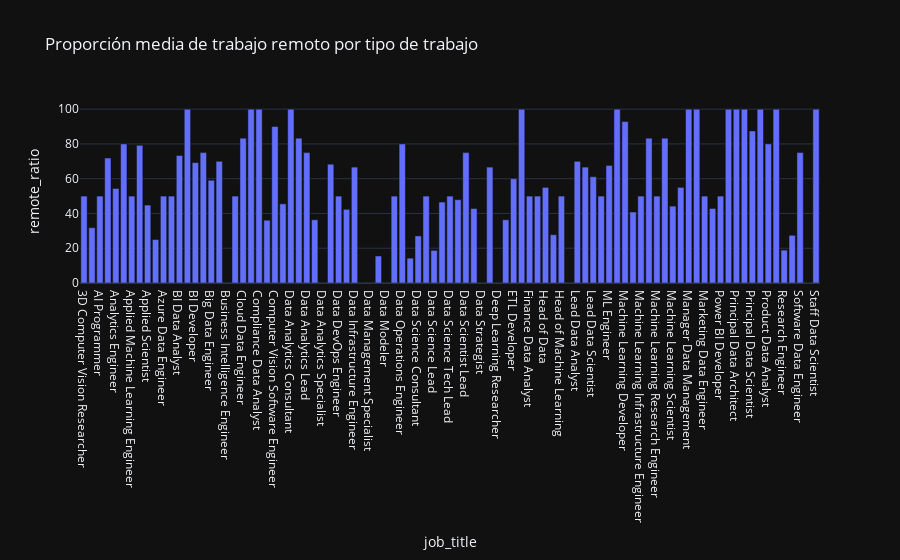

Notebook code for this chart:
### Markdown cell above
¿Cuál es la proporción de trabajo remoto entre diferentes roles de trabajo?

### Code cell
average_remote_ratio_per_job = df.groupby('job_title')['remote_ratio'].mean().reset_index()

fig = px.bar(average_remote_ratio_per_job, x='job_title', y='remote_ratio', 
             title='Proporción media de trabajo remoto por tipo de trabajo', 
             template="plotly_dark", 
             orientation='v')
fig.show()

### Figure 1 — Plotly figure (JSON) as saved in the notebook; plotly's stock layout.template omitted (floating-point values rounded to 4 significant figures)
{"data": [{"alignmentgroup": "True", "hovertemplate": "job_title=%{x}<br>remote_ratio=%{y}<extra></extra>", "legendgroup": "", "marker": {"color": "#636efa", "pattern": {"shape": ""}}, "name": "", "offsetgroup": "", "orientation": "v", "showlegend": false, "textposition": "auto", "type": "bar", "x": ["3D Computer Vision Researcher", "AI Developer", "AI Programmer", "AI Scientist", "Analytics Engineer", "Applied Data Scientist", "Applied Machine Learning Engineer", "Applied Machine Learning Scientist", "Applied Scientist", "Autonomous Vehicle Technician", "Azure Data Engineer", "BI Analyst", "BI Data Analyst", "BI Data Engineer", "BI Developer", "Big Data Architect", "Big Data Engineer", "Business Data Analyst", "Business Intelligence Engineer", "Cloud Data Architect", "Cloud Data Engineer", "Cloud Database Engineer", "Compliance Data Analyst", "Computer Vision Engineer", "Computer Vision Software Engineer", "Data Analyst", "Data Analytics Consultant", "Data Analytics Engineer", "Data Analytics Lead", "Data Analytics Manager", "Data Analytics Specialist", "Data Architect", "Data DevOps Engineer", "Data Engineer", "Data Infrastructure Engineer", "Data Lead", "Data Management Specialist", "Data Manager", "Data Modeler", "Data Operations Analyst", "Data Operations Engineer", "Data Quality Analyst", "Data Science Consultant", "Data Science Engineer", "Data Science Lead", "Data Science Manager", "Data Science Tech Lead", "Data Scientist", "Data Scientist Lead", "Data Specialist", "Data Strategist", "Deep Learning Engineer", "Deep Learning Researcher", "Director of Data Science", "ETL Developer", "ETL Engineer", "Finance Data Analyst", "Financial Data Analyst", "Head of Data", "Head of Data Science", "Head of Machine Learning", "Insight Analyst", "Lead Data Analyst", "Lead Data Engineer", "Lead Data Scientist", "Lead Machine Learning Engineer", "ML Engineer", "MLOps Engineer", "Machine Learning Developer", "Machine Learning Engineer", "Machine Learning Infrastructure Engineer", "Machine Learning Manager", "Machine Learning Research Engineer", "Machine Learning Researcher", "Machine Learning Scientist", "Machine Learning Software Engineer", "Manager Data Management", "Marketing Data Analyst", "Marketing Data Engineer", "NLP Engineer", "Power BI Developer", "Principal Data Analyst", "Principal Data Architect", "Principal Data Engineer", "Principal Data Scientist", "Principal Machine Learning Engineer", "Product Data Analyst", "Product Data Scientist", "Research Engineer", "Research Scientist", "Software Data Engineer", "Staff Data Analyst", "Staff Data Scientist"], "xaxis": "x", "y": [50, 31.82, 50, 71.88, 54.37, 80, 50, 79.17, 44.83, 25, 50, 50, 73.33, 100, 69.23, 75, 59.09, 70, 0, 50, 83.33, 100, 100, 36.11, 90, 45.51, 100, 83.33, 75, 36.36, 0, 68.32, 50, 42.36, 66.67, 0, 0, 15.52, 0, 50, 80, 14.29, 27.08, 50, 18.75, 46.55, 50, 47.92, 75, 42.86, 0, 66.67, 0, 36.36, 60, 100, 50, 50, 55, 27.78, 50, 0, 70, 66.67, 61.11, 50, 67.65, 100, 92.86, 40.83, 50, 83.33, 50, 83.33, 44.23, 55, 100, 100, 50, 42.86, 50, 100, 100, 100, 87.5, 100, 80, 100, 18.92, 27.44, 75, 0, 100], "yaxis": "y"}], "layout": {"barmode": "relative", "legend": {"tracegroupgap": 0}, "title": {"text": "Proporción media de trabajo remoto por tipo de trabajo"}, "xaxis": {"anchor": "y", "domain": [0, 1], "title": {"text": "job_title"}}, "yaxis": {"anchor": "x", "domain": [0, 1], "title": {"text": "remote_ratio"}}}}
